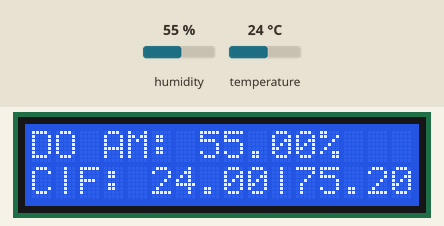
Simulated run of this program. Board: Arduino Uno, built with avr-gcc and run on an emulated ATmega328P. On the bench: 16×2 character LCD. Inputs (shaded band) come from the test bench; at power-on: humidity 55 %, temperature 24 °C. What the program prints to the serial monitor is not drawn.

Above: at 1.2 s.
1.3 s: humidity set to 22 %
At 3.5 s:
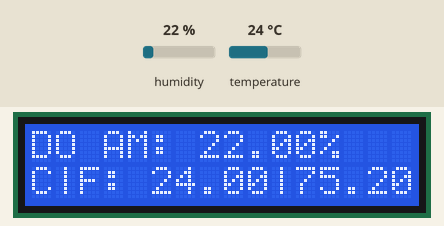
4.0 s: temperature set to 12 °C
At 4.5 s:
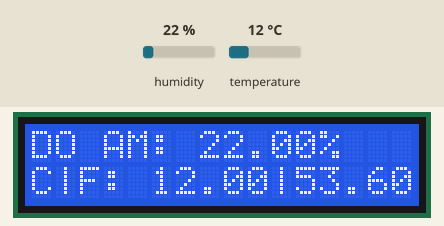
6.7 s: humidity set to 40 %
At 8.8 s:
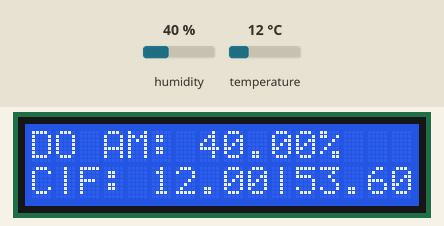
9.8 s: temperature set to 19 °C
At 11.0 s:
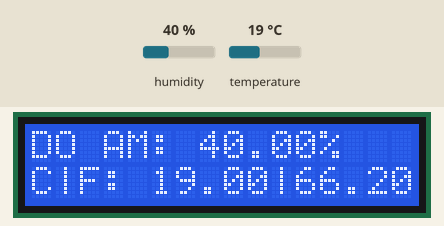
Timing chart, 0 to 12.8 s (numbered marks = the images above; inputs shaded):
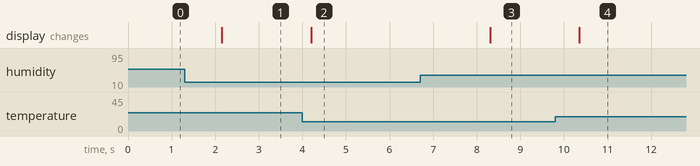

The program:

main.cpp
```cpp
#include <Wire.h>
#include <LiquidCrystal_I2C.h>
LiquidCrystal_I2C lcd(0x27,16,2);
#include <DHT.h>

const int DHTPIN = 5;//Chân Out của cảm biến nối chân số 5 Arduino

//const int DHTTYPE = DHT11;   // Khai báo kiểu cảm biến là DHT11
const int DHTTYPE = DHT22;   // DHT 22
//const int DHTTYPE = DHT21;   // DHT 21

DHT dht(DHTPIN, DHTTYPE); //Khai báo thư viện chân cảm biến và kiểu cảm biến

void setup()
{
  Serial.begin(9600);

  dht.begin(); //Khởi động cảm biến

  lcd.init(); //Khởi động LCD
  lcd.backlight(); //Mở đèn
  lcd.setCursor(0,0);
  lcd.print("DO AM:");
  lcd.setCursor(0,1);
  lcd.print("C|F:");
}

void loop()
{
  float doam = dht.readHumidity(); //Đọc độ ẩm

  float doC = dht.readTemperature(); //Đọc nhiệt độ C

  float doF = dht.readTemperature(true); //Đọc nhiệt độ F

  // Kiểm tra cảm biến có hoạt động hay không
  if (isnan(doam) || isnan(doC) || isnan(doF))
  {
    Serial.println("Không có giá trị trả về từ cảm biến DHT");
    return;
  }

  Serial.print("Độ ẩm: ");
  Serial.print(doam);
  lcd.setCursor(7,0); //con trỏ vị trí số 7, hiện ô số 8
  lcd.print(doam);
  lcd.setCursor(12,0); //Con trở ở vị trí 12, hiện ô 13
  lcd.print("%");

  Serial.print("%  Nhiệt độ: ");
  Serial.print(doC);
  Serial.print("°C | ");
  Serial.print(doF);
  Serial.println("°F");
  lcd.setCursor(5,1);
  lcd.print(doC);
  lcd.setCursor(10,1);
  lcd.print("|");
  lcd.setCursor(11,1);
  lcd.print(doF);

  delay(1000);
}
```

Measured:
- after the input at 1.3 s, the display: changes after 0.85 s (image 1)
- after the input at 4.0 s, the display: changes after 0.20 s (image 2)
- after the input at 6.7 s, the display: changes after 1.6 s (image 3)
- after the input at 9.8 s, the display: changes after 0.56 s (image 4)
